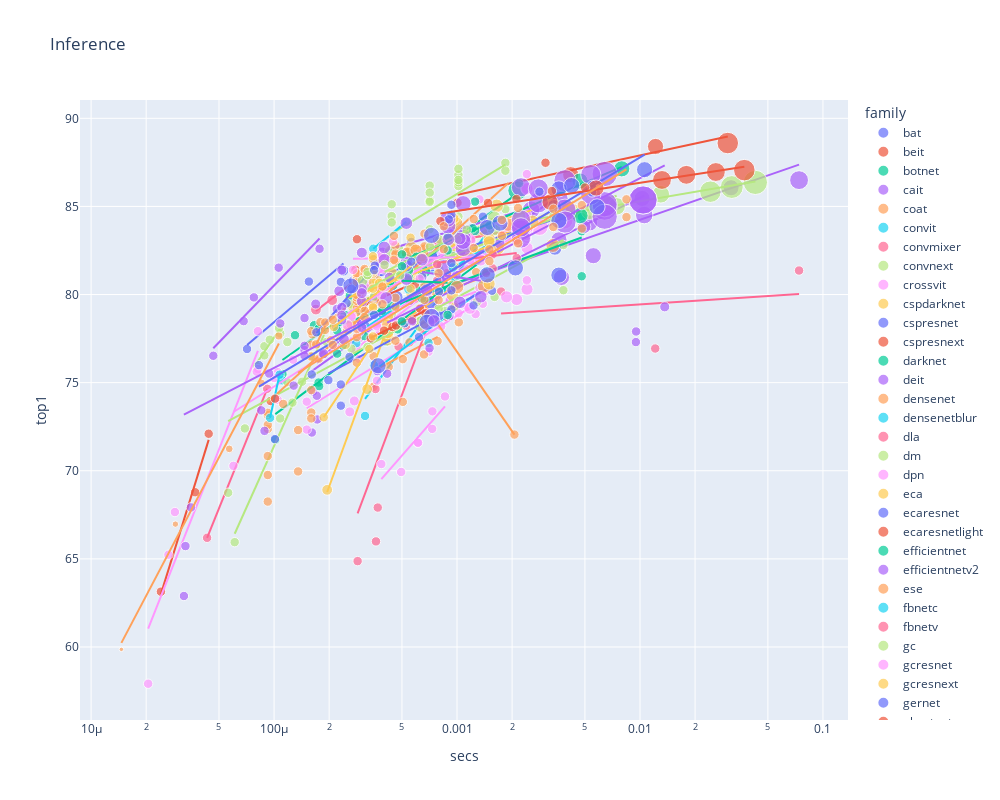

The notebook cell saved with this chart:
### Code cell
show_all(df_inference_res, 'Inference', 'infer_img_size')
